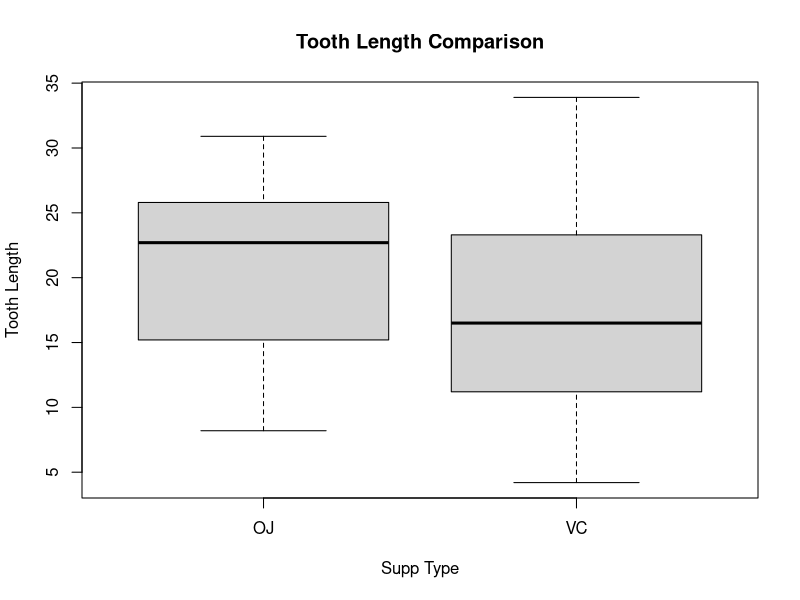
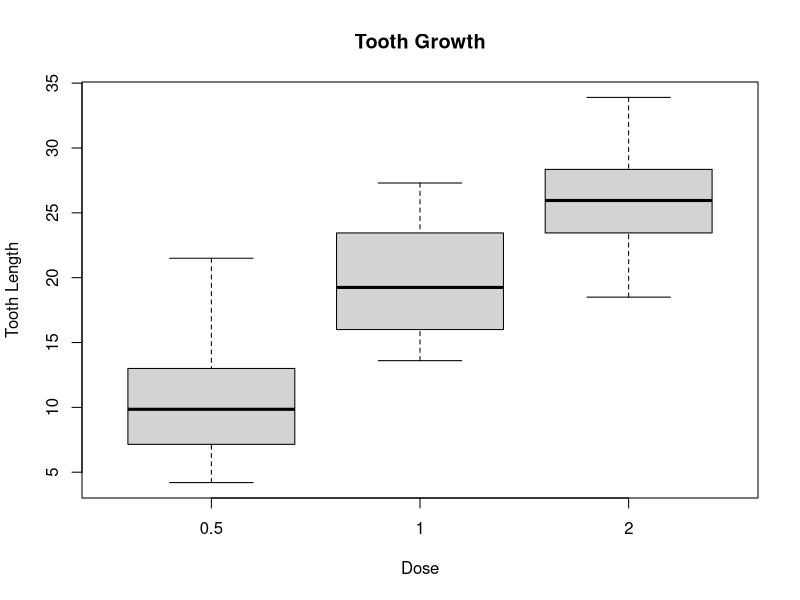
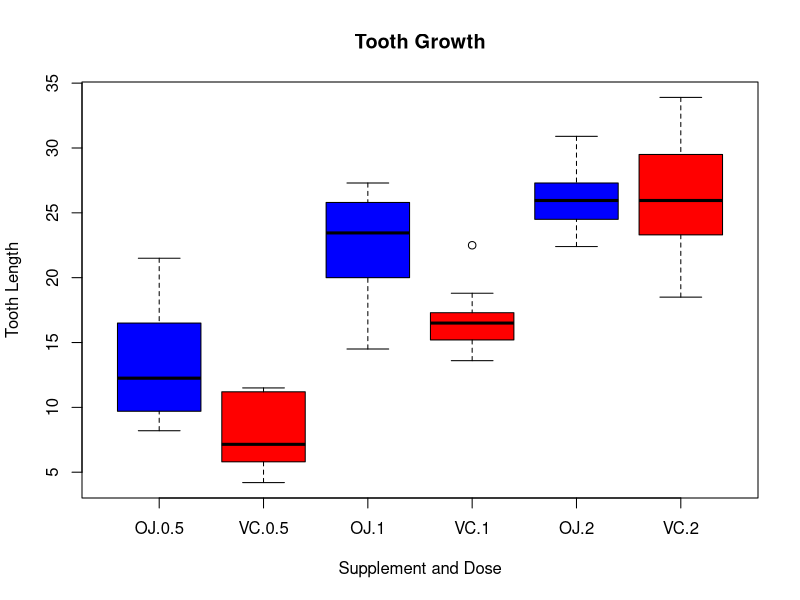

These figures' R source, in order:
## ---- chunk 1
knitr::opts_chunk$set(echo = TRUE)
## ---- chunk 2
tooth <- ToothGrowth
str(tooth)
## ---- chunk 3
t.test(tooth$len~tooth$supp)
boxplot(tooth$len~tooth$supp, main="Tooth Length Comparison",
   xlab="Supp Type", ylab="Tooth Length")
## ---- chunk 4
t.test(tooth$len, tooth$dose)
boxplot(len~dose, tooth, main = "Tooth Growth", xlab="Dose",
        ylab="Tooth Length")
## ---- chunk 5
boxplot(len~supp*dose, tooth, col=(c("blue","red")),
  main="Tooth Growth", xlab="Supplement and Dose",
  ylab="Tooth Length")
